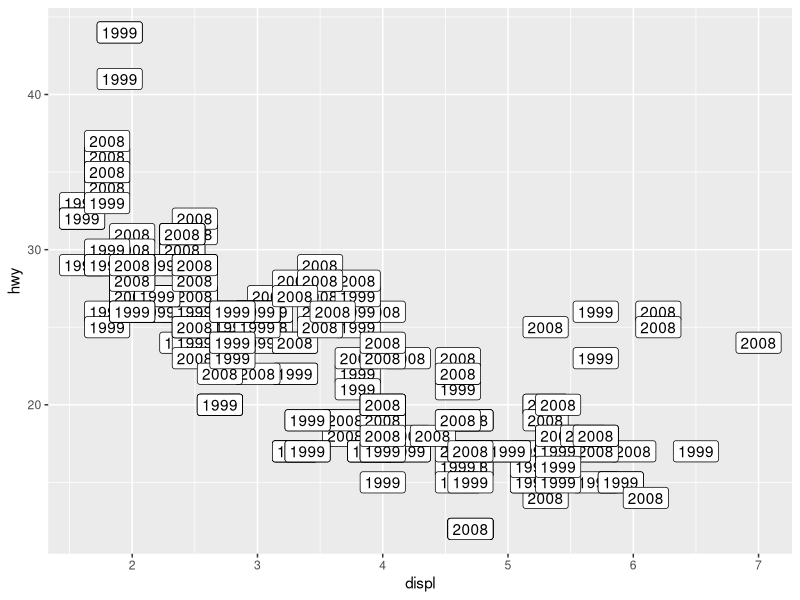
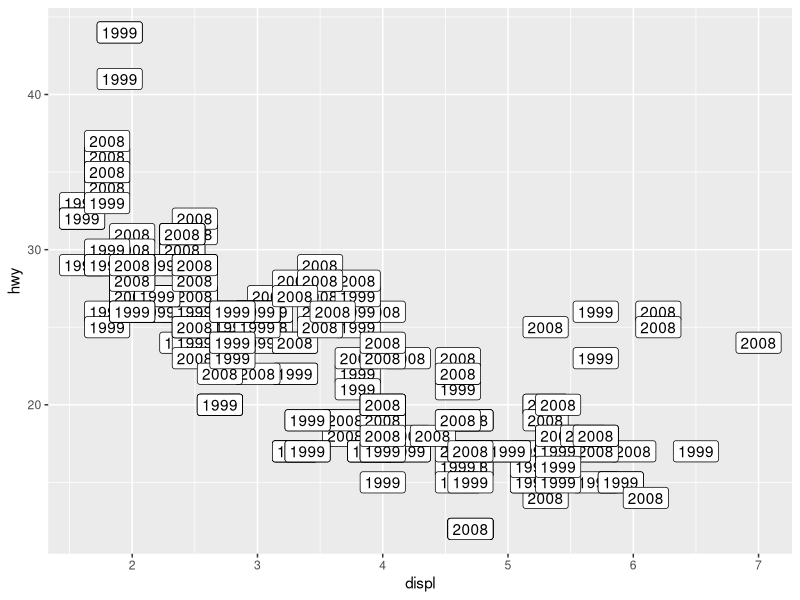
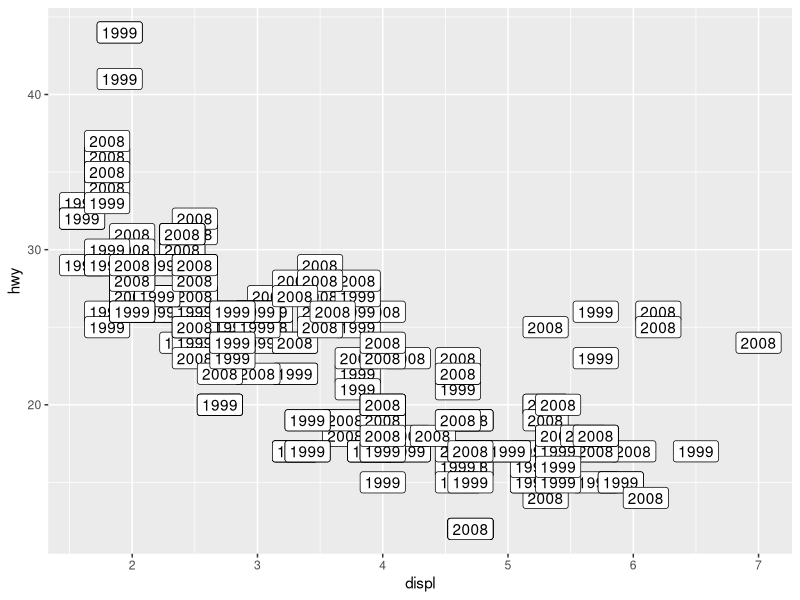
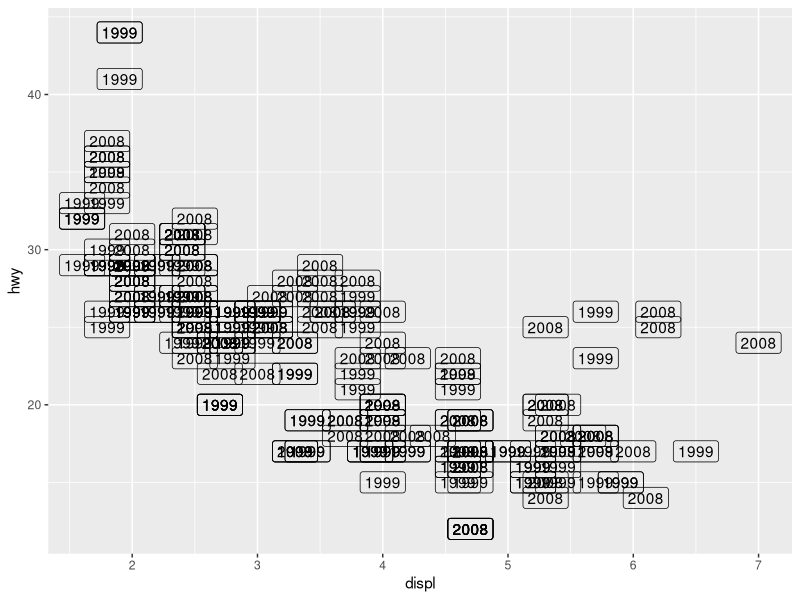
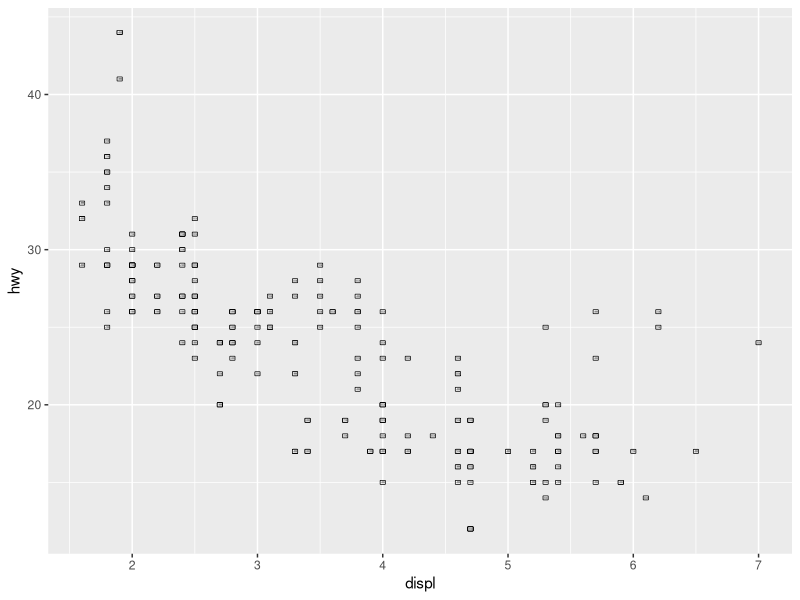
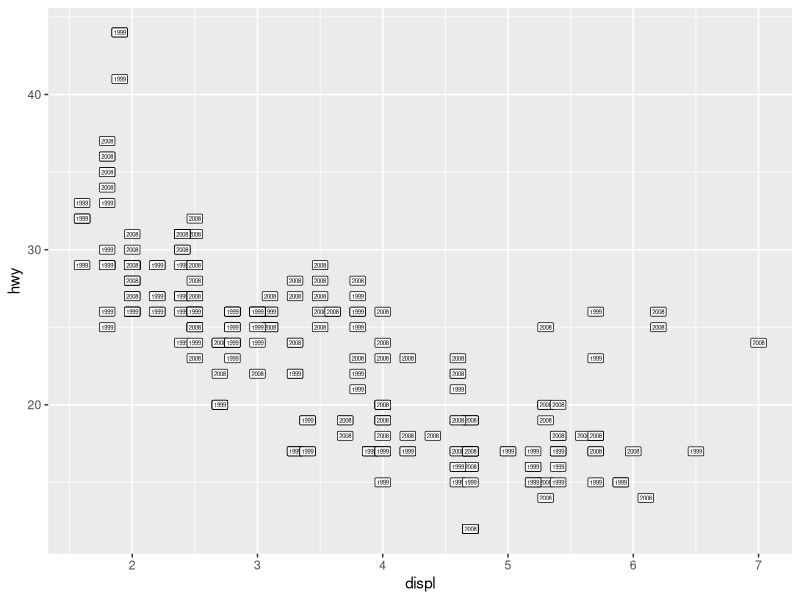
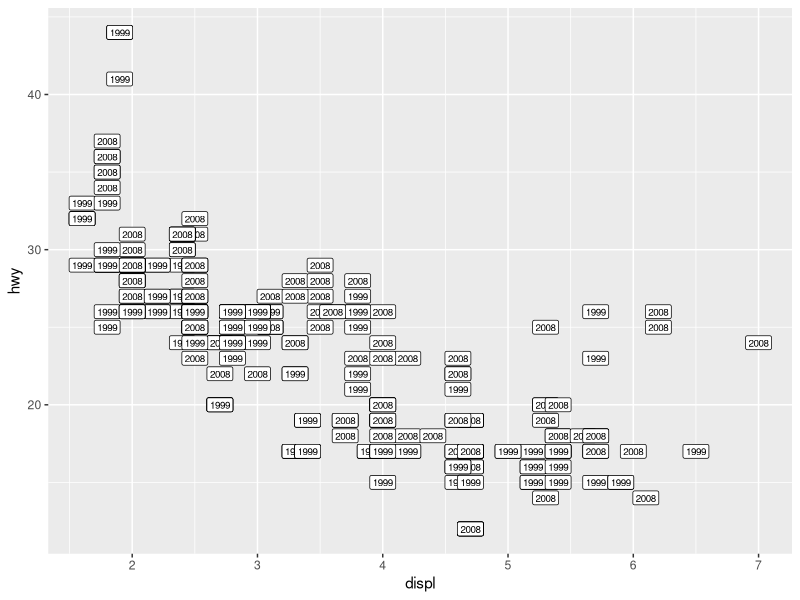
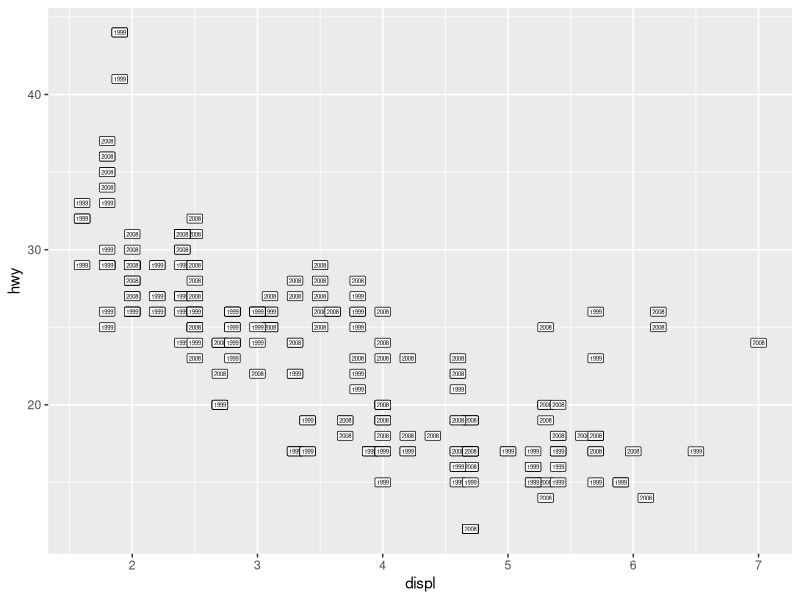

Write R code to recreate these figures, in order.
#The purpose of the geom_label.R file is to provide examples of
#bar geom visuals.

#Reference: https://ggplot2.tidyverse.org/reference/geom_text.html

library(tidyverse)

geo <- ggplot(mpg, aes(displ, hwy, label = year))
geo + geom_label()

#basic
geo + geom_label()

#alpha
geo + geom_label(alpha = TRUE)
geo + geom_label(alpha = FALSE)

#size
geo + geom_label(size = .5)
geo + geom_label(size = 1.5)
geo + geom_label(size = 2.5)

#lineheight
geo + geom_label(size = 1.5, lineheight = .5)
geo + geom_label(size = 1.5, lineheight = 1)
geo + geom_label(size = 1.5, lineheight = 2)
geo + geom_label(size = 1.5, lineheight = 3)

#Example with group fill with stack.
geo <- ggplot(mtcars, aes(mpg, disp, label = rownames(mtcars)))
geo + geom_label(size = 3.5)
